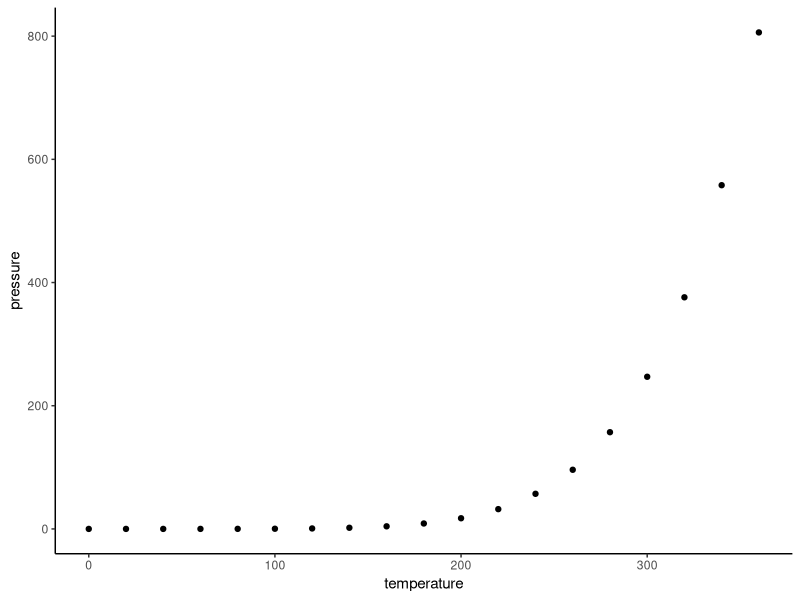

Generate this figure with R:
## ---- chunk 1
knitr::opts_chunk$set(echo = TRUE)
## ---- chunk 2
summary(cars)
## ---- chunk 3
library(ggplot2)
library(tidyverse)
pressure %>% ggplot(aes(x = temperature, y = pressure))+
  geom_point()+
  theme_classic()

